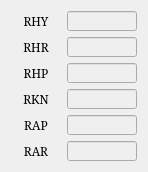
   <widget class="QWidget" name="gridLayoutWidget_4">
    <property name="geometry">
     <rect>
      <x>10</x>
      <y>310</y>
      <width>131</width>
      <height>161</height>
     </rect>
    </property>
    <layout class="QGridLayout" name="gridLayout_4">
     <item row="5" column="1">
      <widget class="QLineEdit" name="LE_JOINT_RAR">
       <property name="enabled">
        <bool>false</bool>
       </property>
       <property name="sizePolicy">
        <sizepolicy hsizetype="Fixed" vsizetype="Fixed">
         <horstretch>0</horstretch>
         <verstretch>0</verstretch>
        </sizepolicy>
       </property>
       <property name="minimumSize">
        <size>
         <width>70</width>
         <height>20</height>
        </size>
       </property>
       <property name="maximumSize">
        <size>
         <width>70</width>
         <height>20</height>
        </size>
       </property>
       <property name="font">
        <font>
         <family>Serif</family>
         <pointsize>9</pointsize>
        </font>
       </property>
       <property name="alignment">
        <set>Qt::AlignRight|Qt::AlignTrailing|Qt::AlignVCenter</set>
       </property>
       <property name="readOnly">
        <bool>true</bool>
       </property>
      </widget>
     </item>
     <item row="4" column="0">
      <widget class="QLabel" name="label_14">
       <property name="sizePolicy">
        <sizepolicy hsizetype="Fixed" vsizetype="Fixed">
         <horstretch>0</horstretch>
         <verstretch>0</verstretch>
        </sizepolicy>
       </property>
       <property name="minimumSize">
        <size>
         <width>50</width>
         <height>20</height>
        </size>
       </property>
       <property name="maximumSize">
        <size>
         <width>50</width>
         <height>20</height>
        </size>
       </property>
       <property name="font">
        <font>
         <family>Serif</family>
         <pointsize>9</pointsize>
        </font>
       </property>
       <property name="text">
        <string>RAP</string>
       </property>
       <property name="alignment">
        <set>Qt::AlignCenter</set>
       </property>
      </widget>
     </item>
     <item row="5" column="0">
      <widget class="QLabel" name="label_19">
       <property name="sizePolicy">
        <sizepolicy hsizetype="Fixed" vsizetype="Fixed">
         <horstretch>0</horstretch>
         <verstretch>0</verstretch>
        </sizepolicy>
       </property>
       <property name="minimumSize">
        <size>
         <width>50</width>
         <height>20</height>
        </size>
       </property>
       <property name="maximumSize">
        <size>
         <width>50</width>
         <height>20</height>
        </size>
       </property>
       <property name="font">
        <font>
         <family>Serif</family>
         <pointsize>9</pointsize>
        </font>
       </property>
       <property name="text">
        <string>RAR</string>
       </property>
       <property name="alignment">
        <set>Qt::AlignCenter</set>
       </property>
      </widget>
     </item>
     <item row="2" column="0">
      <widget class="QLabel" name="label_20">
       <property name="sizePolicy">
        <sizepolicy hsizetype="Fixed" vsizetype="Fixed">
         <horstretch>0</horstretch>
         <verstretch>0</verstretch>
        </sizepolicy>
       </property>
       <property name="minimumSize">
        <size>
         <width>50</width>
         <height>20</height>
        </size>
       </property>
       <property name="maximumSize">
        <size>
         <width>50</width>
         <height>20</height>
        </size>
       </property>
       <property name="font">
        <font>
         <family>Serif</family>
         <pointsize>9</pointsize>
        </font>
       </property>
       <property name="text">
        <string>RHP</string>
       </property>
       <property name="alignment">
        <set>Qt::AlignCenter</set>
       </property>
      </widget>
     </item>
     <item row="0" column="1">
      <widget class="QLineEdit" name="LE_JOINT_RHY">
       <property name="enabled">
        <bool>false</bool>
       </property>
       <property name="sizePolicy">
        <sizepolicy hsizetype="Fixed" vsizetype="Fixed">
         <horstretch>0</horstretch>
         <verstretch>0</verstretch>
        </sizepolicy>
       </property>
       <property name="minimumSize">
        <size>
         <width>70</width>
         <height>20</height>
        </size>
       </property>
       <property name="maximumSize">
        <size>
         <width>70</width>
         <height>20</height>
        </size>
       </property>
       <property name="font">
        <font>
         <family>Serif</family>
         <pointsize>9</pointsize>
        </font>
       </property>
       <property name="alignment">
        <set>Qt::AlignRight|Qt::AlignTrailing|Qt::AlignVCenter</set>
       </property>
       <property name="readOnly">
        <bool>true</bool>
       </property>
      </widget>
     </item>
     <item row="0" column="0">
      <widget class="QLabel" name="label_21">
       <property name="sizePolicy">
        <sizepolicy hsizetype="Fixed" vsizetype="Fixed">
         <horstretch>0</horstretch>
         <verstretch>0</verstretch>
        </sizepolicy>
       </property>
       <property name="minimumSize">
        <size>
         <width>50</width>
         <height>20</height>
        </size>
       </property>
       <property name="maximumSize">
        <size>
         <width>50</width>
         <height>20</height>
        </size>
       </property>
       <property name="font">
        <font>
         <family>Serif</family>
         <pointsize>9</pointsize>
        </font>
       </property>
       <property name="text">
        <string>RHY</string>
       </property>
       <property name="alignment">
        <set>Qt::AlignCenter</set>
       </property>
      </widget>
     </item>
     <item row="3" column="0">
      <widget class="QLabel" name="label_22">
       <property name="sizePolicy">
        <sizepolicy hsizetype="Fixed" vsizetype="Fixed">
         <horstretch>0</horstretch>
         <verstretch>0</verstretch>
        </sizepolicy>
       </property>
       <property name="minimumSize">
        <size>
         <width>50</width>
         <height>20</height>
        </size>
       </property>
       <property name="maximumSize">
        <size>
         <width>50</width>
         <height>20</height>
        </size>
       </property>
       <property name="font">
        <font>
         <family>Serif</family>
         <pointsize>9</pointsize>
        </font>
       </property>
       <property name="text">
        <string>RKN</string>
       </property>
       <property name="alignment">
        <set>Qt::AlignCenter</set>
       </property>
      </widget>
     </item>
     <item row="2" column="1">
      <widget class="QLineEdit" name="LE_JOINT_RHP">
       <property name="enabled">
        <bool>false</bool>
       </property>
       <property name="sizePolicy">
        <sizepolicy hsizetype="Fixed" vsizetype="Fixed">
         <horstretch>0</horstretch>
         <verstretch>0</verstretch>
        </sizepolicy>
       </property>
       <property name="minimumSize">
        <size>
         <width>70</width>
         <height>20</height>
        </size>
       </property>
       <property name="maximumSize">
        <size>
         <width>70</width>
         <height>20</height>
        </size>
       </property>
       <property name="font">
        <font>
         <family>Serif</family>
         <pointsize>9</pointsize>
        </font>
       </property>
       <property name="alignment">
        <set>Qt::AlignRight|Qt::AlignTrailing|Qt::AlignVCenter</set>
       </property>
       <property name="readOnly">
        <bool>true</bool>
       </property>
      </widget>
     </item>
     <item row="1" column="1">
      <widget class="QLineEdit" name="LE_JOINT_RHR">
       <property name="enabled">
        <bool>false</bool>
       </property>
       <property name="sizePolicy">
        <sizepolicy hsizetype="Fixed" vsizetype="Fixed">
         <horstretch>0</horstretch>
         <verstretch>0</verstretch>
        </sizepolicy>
       </property>
       <property name="minimumSize">
        <size>
         <width>70</width>
         <height>20</height>
        </size>
       </property>
       <property name="maximumSize">
        <size>
         <width>70</width>
         <height>20</height>
        </size>
       </property>
       <property name="font">
        <font>
         <family>Serif</family>
         <pointsize>9</pointsize>
        </font>
       </property>
       <property name="alignment">
        <set>Qt::AlignRight|Qt::AlignTrailing|Qt::AlignVCenter</set>
       </property>
       <property name="readOnly">
        <bool>true</bool>
       </property>
      </widget>
     </item>
     <item row="3" column="1">
      <widget class="QLineEdit" name="LE_JOINT_RKN">
       <property name="enabled">
        <bool>false</bool>
       </property>
       <property name="sizePolicy">
        <sizepolicy hsizetype="Fixed" vsizetype="Fixed">
         <horstretch>0</horstretch>
         <verstretch>0</verstretch>
        </sizepolicy>
       </property>
       <property name="minimumSize">
        <size>
         <width>70</width>
         <height>20</height>
        </size>
       </property>
       <property name="maximumSize">
        <size>
         <width>70</width>
         <height>20</height>
        </size>
       </property>
       <property name="font">
        <font>
         <family>Serif</family>
         <pointsize>9</pointsize>
        </font>
       </property>
       <property name="alignment">
        <set>Qt::AlignRight|Qt::AlignTrailing|Qt::AlignVCenter</set>
       </property>
       <property name="readOnly">
        <bool>true</bool>
       </property>
      </widget>
     </item>
     <item row="1" column="0">
      <widget class="QLabel" name="label_23">
       <property name="sizePolicy">
        <sizepolicy hsizetype="Fixed" vsizetype="Fixed">
         <horstretch>0</horstretch>
         <verstretch>0</verstretch>
        </sizepolicy>
       </property>
       <property name="minimumSize">
        <size>
         <width>50</width>
         <height>20</height>
        </size>
       </property>
       <property name="maximumSize">
        <size>
         <width>50</width>
         <height>20</height>
        </size>
       </property>
       <property name="font">
        <font>
         <family>Serif</family>
         <pointsize>9</pointsize>
        </font>
       </property>
       <property name="text">
        <string>RHR</string>
       </property>
       <property name="alignment">
        <set>Qt::AlignCenter</set>
       </property>
      </widget>
     </item>
     <item row="4" column="1">
      <widget class="QLineEdit" name="LE_JOINT_RAP">
       <property name="enabled">
        <bool>false</bool>
       </property>
       <property name="sizePolicy">
        <sizepolicy hsizetype="Fixed" vsizetype="Fixed">
         <horstretch>0</horstretch>
         <verstretch>0</verstretch>
        </sizepolicy>
       </property>
       <property name="minimumSize">
        <size>
         <width>70</width>
         <height>20</height>
        </size>
       </property>
       <property name="maximumSize">
        <size>
         <width>70</width>
         <height>20</height>
        </size>
       </property>
       <property name="font">
        <font>
         <family>Serif</family>
         <pointsize>9</pointsize>
        </font>
       </property>
       <property name="alignment">
        <set>Qt::AlignRight|Qt::AlignTrailing|Qt::AlignVCenter</set>
       </property>
       <property name="readOnly">
        <bool>true</bool>
       </property>
      </widget>
     </item>
    </layout>
   </widget>
